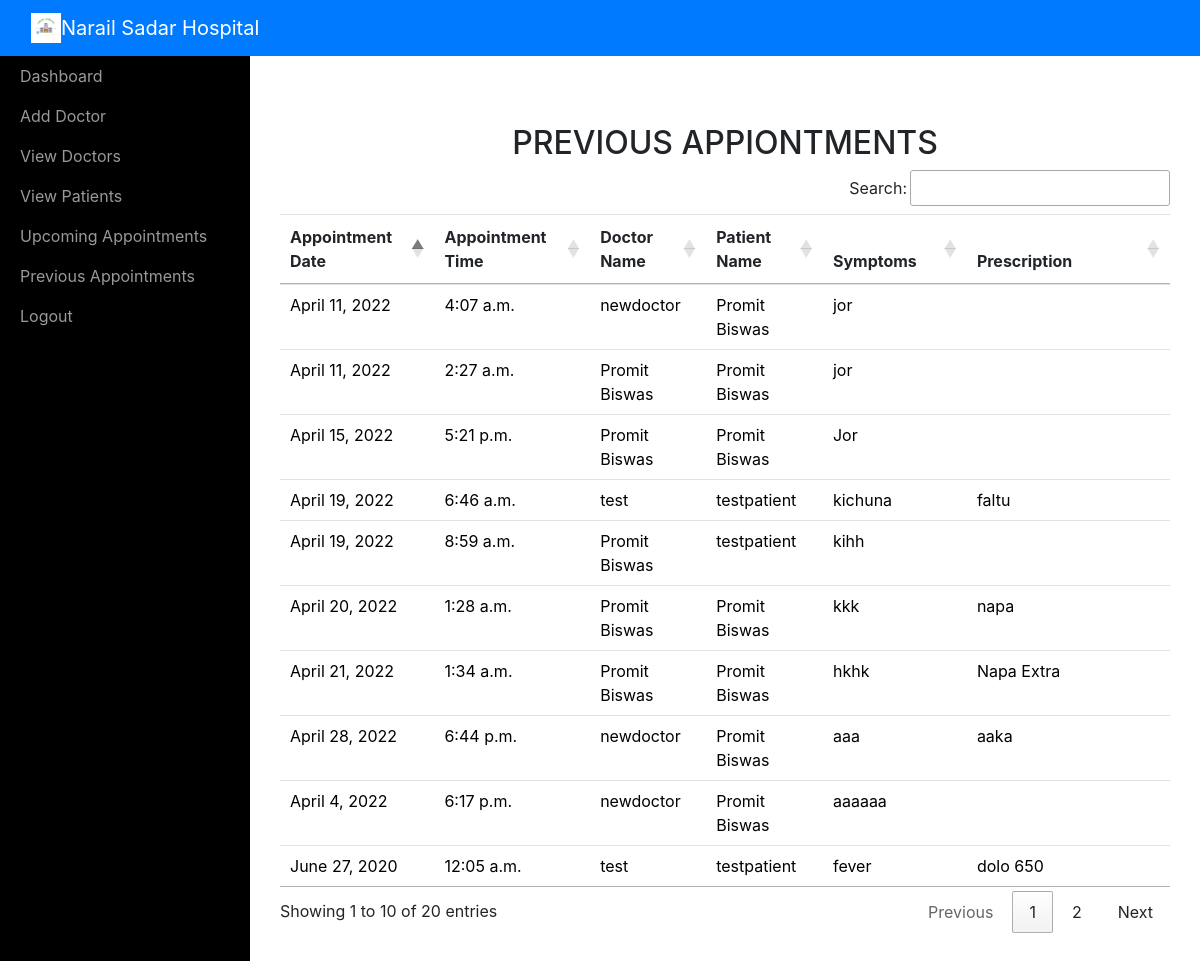
The page /adminviewprevious/ (signed in) on the database its author committed.
### sitehandler/models.py (models this page shows, shortened)
class Appointment(models.Model):
	doctorname = models.CharField(max_length=50)
	doctoremail = models.EmailField(max_length=50)
	patientname = models.CharField(max_length=50)
	patientemail = models.EmailField(max_length=50)
	appointmentdate = models.DateField(max_length=10)
	appointmenttime = models.TimeField(max_length=10)
	symptoms = models.CharField(max_length=100)
	status = models.BooleanField()
	prescription = models.CharField(max_length=200)

### sitehandler/views.py (the view)
# urls.py: path('adminviewprevious/',adminviewprevious,name='adminviewprevious'),
def adminviewprevious(request):
	if not request.user.is_staff:
		return redirect('login_admin')
	previous_appointments = Appointment.objects.filter(appointmentdate__lt=timezone.now()).order_by('-appointmentdate') | Appointment.objects.filter(status=False).order_by('-appointmentdate')
	d = {"previous_appointments" : previous_appointments }
	return render(request,'adminviewprevious.html',d)

### sitehandler/templates/adminviewprevious.html (shortened to what this page needs)
<!DOCTYPE html>
<html>
<head>
    {% include 'include.html' %}
    {% load static %}
    <link rel="stylesheet" type="text/css" href="https://cdn.datatables.net/1.10.21/css/jquery.dataTables.min.css">
    <link rel="stylesheet" type="text/css" href="https://cdn.datatables.net/buttons/1.6.2/css/buttons.dataTables.min.css">
</head>
<body >
    {% include 'adminnav.html' %}
    <div id="wrapper">
        {% include 'admin_include.html' %}
        <div class="page-content-wrapper">
            <div class="container-fluid"><a class="btn btn-link" role="button" id="menu-toggle" href="#menu-toggle" style="color: white;"><i class="fa fa-bars"></i></a>
                <h2 class="text-center">PREVIOUS APPIONTMENTS</h2>
                <section id="team" class="pb-5">
                    <div class="container">
                        <table class="table" id="example">
                            <thead>
                                <tr>
                                    <th>Appointment Date</th>
                                    <th>Appointment Time</th>
                                    <th>Doctor Name</th>
                                    <th>Patient Name</th>
                                    <th>Symptoms</th>
                                    <th>Prescription</th>
                                </tr>
                            </thead>
                            <tbody>
                                {% for j in previous_appointments %}
                                <tr style="color: black;">
                                    <td>{{j.appointmentdate}}</td>
                                    <td>{{j.appointmenttime}}</td>
                                    <td>{{j.doctorname}}</td>
                                    <td>{{j.patientname}}</td>
                                    <td>{{j.symptoms}}</td>
                                    <td>{{j.prescription}}</td>
                                </tr>
                                {% endfor %}
                            </tbody>
                        </table>
                    </div>
                </section>
            </div>
        </div>
    </div>
</body>
</html>

### sitehandler/static/css/Sidebar-Menu-1.css (style rules this page uses)
body { overflow-x: hidden; }
#wrapper { padding-left: 0; -webkit-transition: all 0.5s ease; -moz-transition: all 0.5s ease; -o-transition: all 0.5s ease; transition: all 0.5s ease; }
@media (min-width:768px) { #wrapper { padding-left: 250px; } }

### sitehandler/static/css/Sidebar-Menu.css (style rules this page uses)
#wrapper { padding-left: 0; -webkit-transition: all 0.5s ease; -moz-transition: all 0.5s ease; -o-transition: all 0.5s ease; transition: all 0.5s ease; }
@media (min-width:768px) { #wrapper { padding-left: 250px; } }

### sitehandler/static/css/styles.css (style rules this page uses)
.text-center { margin-top: 30px; }

### rows shown on the page
Appointment: appointmentdate "April 28, 2022", appointmenttime "6:44 p.m.", doctorname "newdoctor", patientname "Promit Biswas", symptoms "aaa", prescription "aaka"
Appointment: appointmentdate "April 21, 2022", appointmenttime "1:34 a.m.", doctorname "Promit Biswas", patientname "Promit Biswas", symptoms "hkhk", prescription "Napa Extra"
Appointment: appointmentdate "April 20, 2022", appointmenttime "1:28 a.m.", doctorname "Promit Biswas", patientname "Promit Biswas", symptoms "kkk", prescription "napa"
Appointment: appointmentdate "April 19, 2022", appointmenttime "6:46 a.m.", doctorname "test", patientname "testpatient", symptoms "kichuna", prescription "faltu"
Appointment: appointmentdate "April 19, 2022", appointmenttime "8:59 a.m.", doctorname "Promit Biswas", patientname "testpatient", symptoms "kihh"
Appointment: appointmentdate "April 15, 2022", appointmenttime "5:21 p.m.", doctorname "Promit Biswas", patientname "Promit Biswas", symptoms "Jor"
Appointment: appointmentdate "April 11, 2022", appointmenttime "4:07 a.m.", doctorname "newdoctor", patientname "Promit Biswas", symptoms "jor"
Appointment: appointmentdate "April 11, 2022", appointmenttime "2:27 a.m.", doctorname "Promit Biswas", patientname "Promit Biswas", symptoms "jor"
Appointment: appointmentdate "April 4, 2022", appointmenttime "6:17 p.m.", doctorname "newdoctor", patientname "Promit Biswas", symptoms "aaaaaa"
Appointment: appointmentdate "June 27, 2020", appointmenttime "12:05 a.m.", doctorname "test", patientname "testpatient", symptoms "fever", prescription "dolo 650"
